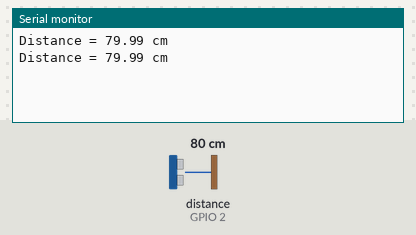
The sketch below on a simulated ESP32. Parts: the last lines printed to the serial monitor. Wiring (inferred from the names in the program): ultrasonic range finder: trigger GPIO 0; echo GPIO 2. The test bench sets the inputs (shaded band); at power-on: distance to the obstacle (sensor on GPIO 2) 80 cm. The echo pulse lasts 58.3 µs per cm.

Above: at 1.8 s.
1.9 s: distance to the obstacle (sensor on GPIO 2) set to 2 cm
At 2.8 s:
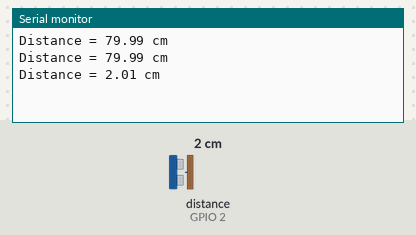
3.4 s: distance to the obstacle (sensor on GPIO 2) set to 4 cm
At 4.6 s:
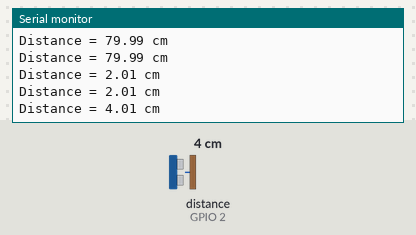
Timing chart, 0 to 6.4 s (numbered marks = the images above; inputs shaded):
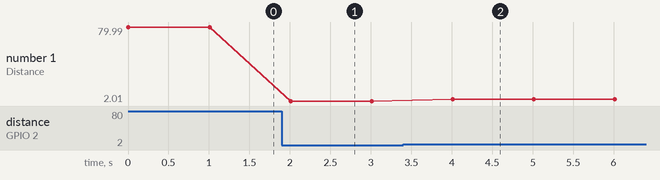

Measured:
- after the input at 1.9 s, the serial monitor: prints a new line after 0.11 s (image 1)
- after the input at 3.4 s, the serial monitor: prints a new line after 0.61 s (image 2)
- plotted number 1: 79.99 → 2.01 after the input at 1.9 s, 2.01 → 4.01 after the input at 3.4 s

The sketch:

Ultra-Sonic-ESP32.ino
```cpp
#define trigPin 0
#define echoPin 2

float duration, distance;

void setup() {
  Serial.begin(9600);
  pinMode(trigPin, OUTPUT);
  pinMode(echoPin, INPUT);
}

void loop() {
  digitalWrite(trigPin, LOW);
  delayMicroseconds(2);
  digitalWrite(trigPin, HIGH);
  delayMicroseconds(10);
  digitalWrite(trigPin, LOW);

  duration = pulseIn(echoPin, HIGH);

  // Determin distance from duration
  // use 343 meteres per second as spped of sound

  distance = (duration / 2) * 0.0343;

  // Send result to log
  Serial.print("Distance = ");
  if (distance >= 400 || distance <= 2) {
    Serial.println("Out of range");
  }
  else {
    Serial.print(distance);
    Serial.println(" cm");
    delay(500);
  }
  delay(500);

}
```
